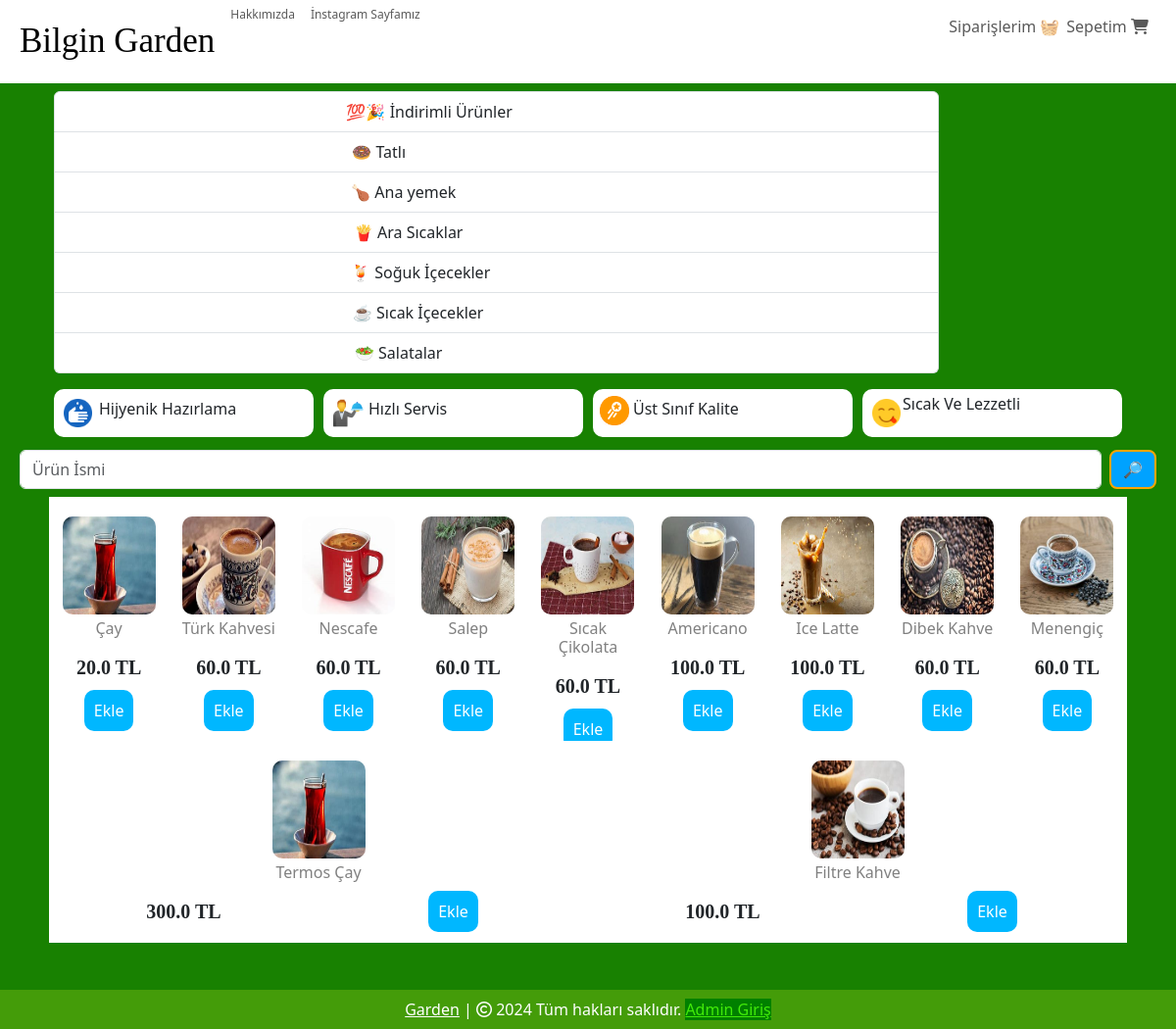
The page /hotdrinks on the database its author committed.
### website/models.py (models this page shows, shortened)
class Product(db.Model):
    id = db.Column(db.Integer, primary_key=True)
    product_name = db.Column(db.String(100), nullable=False)
    current_price = db.Column(db.Float, nullable=False)
    previous_price = db.Column(db.Float, nullable=False)
    in_stock = db.Column(db.Integer, nullable=False)
    product_picture = db.Column(db.String(1000), nullable=False)
    flash_sale = db.Column(db.Boolean, default=False)
    date_added = db.Column(db.DateTime, default=datetime.utcnow)
    salad = db.Column(db.Boolean, default=False)
    main = db.Column(db.Boolean, default=False)
    colddrink = db.Column(db.Boolean, default=False)
    hotdrink = db.Column(db.Boolean, default=False)
    desert = db.Column(db.Boolean, default=False)
    sneak = db.Column(db.Boolean, default=False)
    Solded = db.Column(db.Integer, default=0)
    carts = db.relationship('Cart', backref=db.backref('product', lazy=True))
    orders = db.relationship('Order', backref=db.backref('product', lazy=True))

### website/views.py (the view)
@views.route("/hotdrinks")
def hotdrinks():
    items = Product.query.filter_by(hotdrink=True)
    return render_template('hotdrinks.html', items=items, cart=Cart.query.filter_by(customer_link=current_user.id).all()
                           if current_user.is_authenticated else [])

### website/templates/hotdrinks.html (shortened to what this page needs)
{% extends 'base.html' %}
{% block body %}
<div class="container text-center">
    <div class="row" style="margin: 5px; margin-left:-2px; margin-right:-2px;">
      <div class="col " style="margin: 3px;">
        <div class="list-group" id="right1">
            <a href="/" class="list-group-item list-group-item-action">
                <span class="link-name" >💯🎉  İndirimli Ürünler</span>
            </a>
            <a href="/deserts" class="list-group-item list-group-item-action">
                <span class="link-name" >🍩  Tatlı</span>
            </a>
            <a href="/mainmenu" class="list-group-item list-group-item-action">
                <span class="link-name">🍗 Ana yemek</span>
            </a>
            <a href="/sneaks" class="list-group-item list-group-item-action">
                <span class="button">🍟 Ara Sıcaklar</span>
            </a>
            <a href="/colddrinks" class="list-group-item list-group-item-action">
                <span class="button">🍹 Soğuk İçecekler</span>
            </a>
            <a href="/hotdrinks" class="list-group-item list-group-item-action">
                <span class="button">☕ Sıcak İçecekler</span>
            </a>
            <a href="/salads" class="list-group-item list-group-item-action">
                <span class="button">🥗  Salatalar</span>
            </a>
        </div>
      </div>
      <div class="col-md-2">
        </div>
      </div>
    </div>
<div class="container text-center">
    <div class="row" style="margin: 8px;">
        <div class="col" style="display: flex; background-color: white; border-radius: 10px; padding: 7px; margin: 5px;">
            <img src="../static/images/techweek.png" alt="" style="width: 35px; height: 35px;">
            <h6 style="margin: 4px">Hijyenik Hazırlama </h6>
        </div>
        <div class="col" style="display: flex; background-color: white; border-radius: 10px; padding: 7px; margin: 5px;">
            <img src="../static/images/FreeDelivery.png" alt="" style="width: 35px; height: 35px;">
            <h6 style="margin: 4px">Hızlı Servis</h6>
        </div>
        <div class="col" style="display: flex; background-color: white; border-radius: 10px; padding: 7px; margin: 5px;">
            <img src="../static/images/food.png" alt="" style="width: 30px; height: 30px;">
            <h6 style="margin: 4px">Üst Sınıf Kalite</h6>
        </div>
        <div class="col" style="display: flex; background-color: white; border-radius: 10px; padding: 7px; margin: 5px;">
            <img src="../static/images/airtime.png" alt="" style="width: 35px; height: 35px;">
            <h6 style="margin: -1px">Sıcak Ve Lezzetli</h6>
        </div>
    </div>
</div>
<form class="d-flex" role="search" action="/search" style="margin-left:20px; margin-right:20px;" method="POST">
    <input class="form-control me-2" name="search" type="search" placeholder="Ürün İsmi" aria-label="Search">
    <button class="btn" type="submit">🔎</button>
  </form>
<div class="container text-center">
    <div class="row" style="margin: 8px; border-radius: 10px; background-color: rgb(219, 219, 218);" id="column">
        {% for item in items %}
        <div class="col" style=" background-color: rgb(255, 255, 255);">
            <img src="{{ item.product_picture }}" alt="" style="height: 100px; width: 95px; border-radius: 10px; margin-top:20px;">
            <div class="row" style="margin-top: 5px;">
                <h6 style="color: gray;">{{ item.product_name }}</h6>
            </div>
            <div class="row" style="margin-top: 10px;">
                <div class="col">
                    <h5 style="font-weight: 600; font-family: 'Times New Roman', Times, serif; margin-bottom: 20px;">{{ item.current_price }} TL</h5>
                </div>
                <div class="col">
                    <a href="/add-to-cart/{{ item.id }}">Ekle</a>
                </div>
            </div>
        </div>
        {% endfor %}
    </div>
</div>
{% endblock %}

### website/static/css/style.css (style rules this page uses)
.d-flex .btn { background: rgb(0, 162, 255); border: 2px solid orange; border-radius: 8px; color: #fff; }
.container .row .col .row .col a { background-color: rgb(0, 183, 255); padding: 10px; border-radius: 10px; text-decoration: none; color: white; }

### rows shown on the page
Product: product_picture (picture), product_name "Çay", current_price "20.0"
Product: product_picture (picture), product_name "Türk Kahvesi", current_price "60.0"
Product: product_picture (picture), product_name "Nescafe", current_price "60.0"
Product: product_picture (picture), product_name "Salep", current_price "60.0"
Product: product_picture (picture), product_name "Sıcak Çikolata", current_price "60.0"
Product: product_picture (picture), product_name "Americano", current_price "100.0"
Product: product_picture (picture), product_name "Ice Latte", current_price "100.0"
Product: product_picture (picture), product_name "Dibek Kahve", current_price "60.0"
Product: product_picture (picture), product_name "Menengiç", current_price "60.0"
Product: product_picture (picture), product_name "Termos Çay", current_price "300.0"
Product: product_picture (picture), product_name "Filtre Kahve", current_price "100.0"
